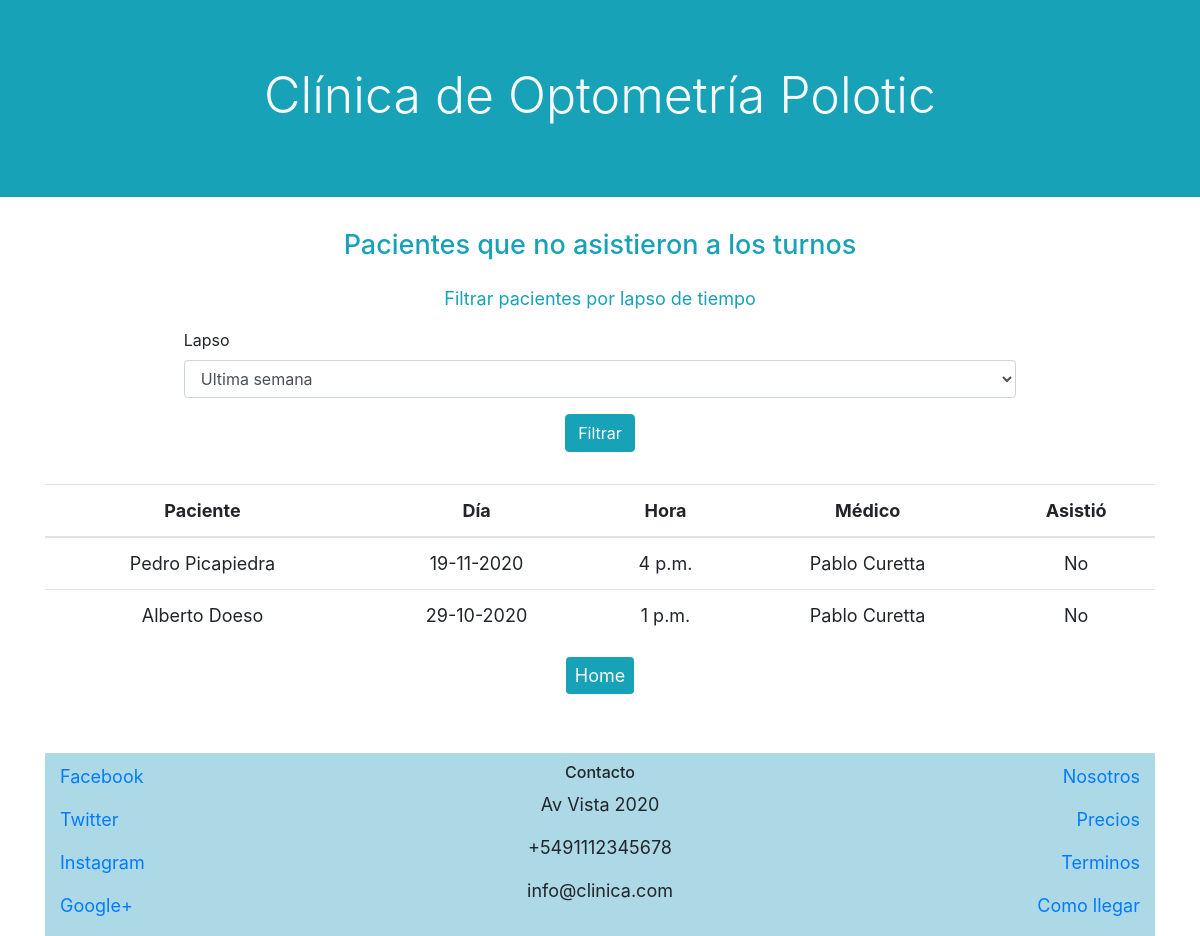
Page /ausencia_paciente_turno on the earlier database version.
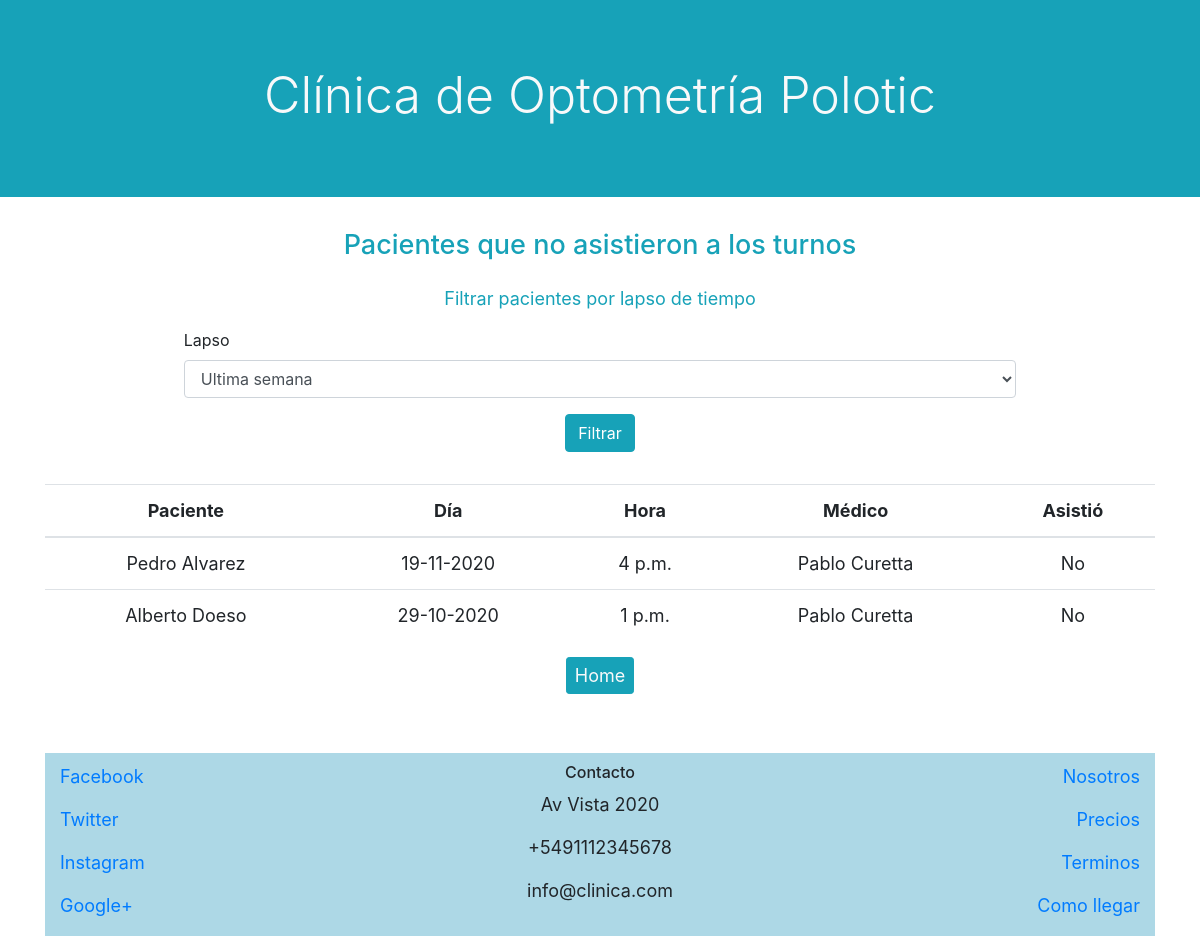
Same page on the later database version.
### clinica/models.py (models this page shows, shortened)
class Turno(models.Model):
    paciente = models.ForeignKey(Paciente, on_delete=models.RESTRICT, related_name="paciente_turno")
    medico =  models.ForeignKey(Medico, on_delete=models.RESTRICT, related_name="medico_turno")
    dia = models.DateField()
    hora = models.TimeField()
    asistio = models.ForeignKey(AsistenciaTurno, on_delete=models.RESTRICT, related_name="asistencia_turno", default = "1")

class Paciente(models.Model):
    nombre = models.CharField(max_length=64)
    apellido = models.CharField(max_length=64)
    medico = models.ForeignKey(Medico, on_delete=models.RESTRICT, related_name="medico_asignado")
    def __str__(self):
        return f"{self.nombre} {self.apellido}"

class Medico(models.Model):
    username = models.CharField(max_length=64)
    nombre = models.CharField(max_length=64)
    apellido = models.CharField(max_length=64)
    especialidad = models.CharField(max_length=64)
    def __str__(self):
        return f"{self.nombre} {self.apellido}"

class AsistenciaTurno(models.Model):
    nombre = models.CharField(max_length=64)
    def __str__(self):
        return f"{self.nombre}"

### clinica/views.py (the view, shortened to what this page needs)
# urls.py: path("ausencia_paciente_turno", views.ausencia_paciente_turno, name ="ausencia_paciente_turno"),
def ausencia_paciente_turno(request):
    ahora = datetime.now()
    turnos = Turno.objects.filter(asistio = "3")
    return render(request, "clinica/ausencia_paciente_turno.html", {"turnos": turnos,
                                                                      "form": FormFiltroSemanaMes})

### clinica/templates/clinica/ausencia_paciente_turno.html (shortened to what this page needs)
{% extends "clinica/layout.html" %}
{% block body %}
<h4 class = "text-info text-center pb-3">Pacientes que no asistieron a los turnos</h4>
<div class="container d-flex flex-column align-items-center">
<p class="text-info">Filtrar pacientes por lapso de tiempo</p>
<form  class = "w-75 form-group " method="post">
    {% for field in form %}
    <div>
      <label for="{{ field.name }}">{{ field.label }}</label>
      {{ field }}
    </div>
    {% endfor %}
   <div class="d-flex align-items-center">
    <input class="btn btn-info mt-3 mx-auto" value="Filtrar" type="submit">
    </div>
</form>
<div class="table-responsive mt-3">
  <table class="table" id ="tabla">
    <thead>
    <tr>
      <th class="text-center" scope="col">Paciente</th>
      <th class="text-center" scope="col">Día</th>
      <th class="text-center" scope="col">Hora</th>
      <th class="text-center" scope="col">Médico</th>
      <th class="text-center" scope="col">Asistió</th>
    </tr>
  </thead>
  <tbody>
{% for turno in turnos %}
<tr>
<td class="text-center"> {{turno.paciente}}</td> <td class="text-center">  {{turno.dia}} </td> <td class="text-center">
{{turno.hora}}</td> <td class="text-center">  {{turno.medico}}</td> <td class="text-center">  {{turno.asistio}}</td>
</tr>
{% endfor %}
</table>
<div class="d-flex align-items-center">
<a class="btn btn-info text-light btn-sm mb-3 mx-auto" href="{% url 'usuarios:index' %}">Home</a>
</div>
</div>
{% endblock %}

Differences in the rows shown:
changed through a linked row, Turno: paciente "Pedro Picapiedra" → "Pedro Alvarez"
